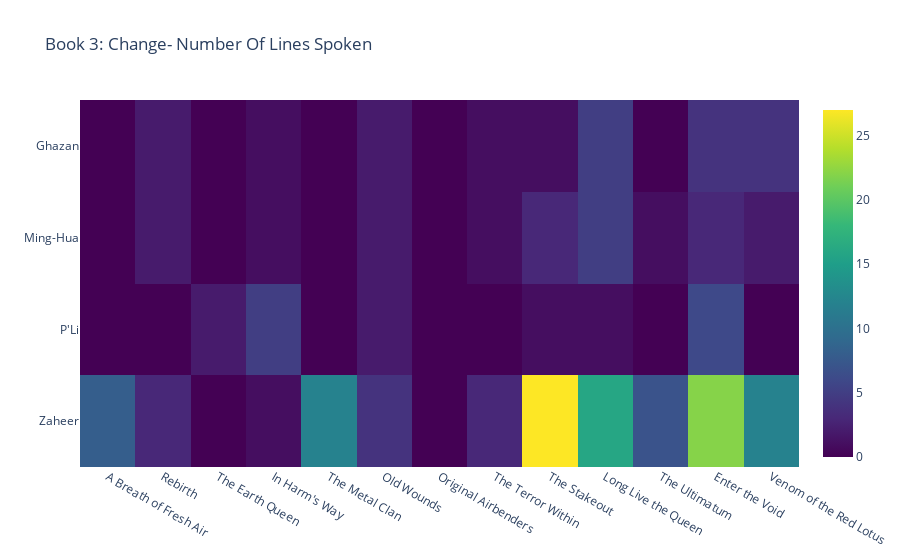

Here is the notebook cell this chart was saved with:
### Code cell
character_dialogue_heatmap_per_season(3, ["Zaheer", "P'Li", "Ming-Hua", "Ghazan"])

### Figure 1 — Plotly figure (JSON) as saved in the notebook; plotly's stock layout.template omitted (floating-point values rounded to 4 significant figures)
{"data": [{"colorscale": [[0, "#440154"], [0.1111, "#482878"], [0.2222, "#3e4989"], [0.3333, "#31688e"], [0.4444, "#26828e"], [0.5556, "#1f9e89"], [0.6667, "#35b779"], [0.7778, "#6ece58"], [0.8889, "#b5de2b"], [1, "#fde725"]], "type": "heatmap", "x": ["A Breath of Fresh Air", "Rebirth", "The Earth Queen", "In Harm's Way", "The Metal Clan", "Old Wounds", "Original Airbenders", "The Terror Within", "The Stakeout", "Long Live the Queen", "The Ultimatum", "Enter the Void", "Venom of the Red Lotus"], "y": ["Zaheer", "P'Li", "Ming-Hua", "Ghazan"], "z": [[8, 3, 0, 1, 12, 4, 0, 3, 27, 16, 7, 22, 12], [0, 0, 2, 5, 0, 2, 0, 0, 1, 1, 0, 6, 0], [0, 2, 0, 1, 0, 2, 0, 1, 3, 5, 1, 3, 2], [0, 2, 0, 1, 0, 2, 0, 1, 1, 5, 0, 4, 4]]}], "layout": {"title": {"text": "Book 3: Change- Number Of Lines Spoken"}, "xaxis": {"nticks": 180}}}
